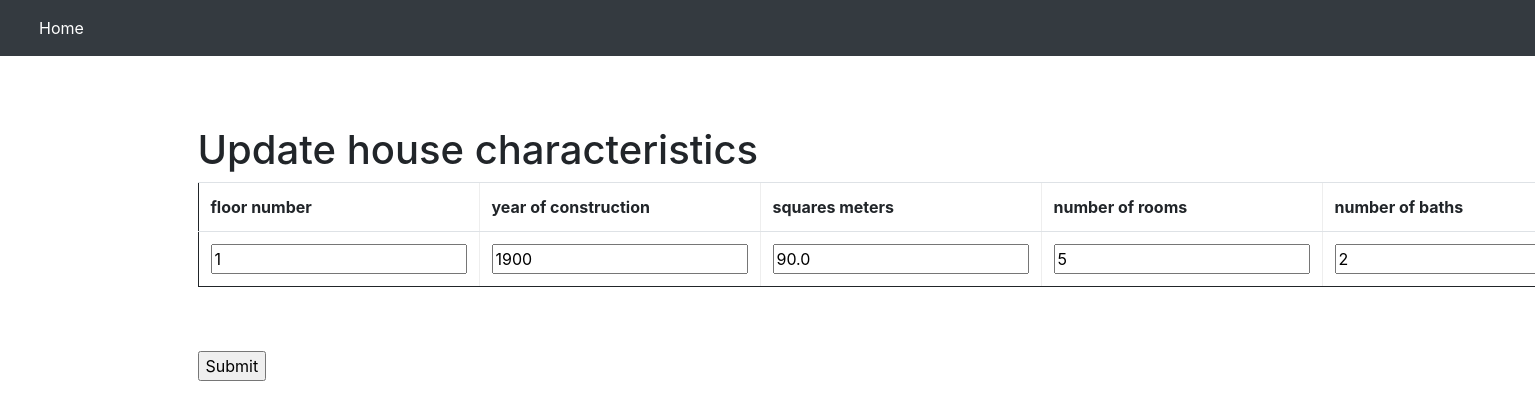
Page /update/3 on the committed database.
### house_pricing_estimator/models.py (models this page shows)
class Houses(models.Model):
	floor_number = models.IntegerField()
	year_construction = models.IntegerField()
	square_meters = models.FloatField()
	rooms_number = models.IntegerField()
	baths_number = models.IntegerField()
	has_elevator = models.BooleanField(default=False)

### house_pricing_estimator/views.py (the view)
# urls.py: path('update/<int:id>', views.update, name='update'),
def update(request, id):
  myHouse = Houses.objects.get(id=id)
  template = loader.get_template('update.html')
  context = {
    'myHouse': myHouse,
  }
  return HttpResponse(template.render(context, request))

### house_pricing_estimator/templates/update.html (shortened to what this page needs)
{% extends "base.html" %}
{% block container %}
<h1>Update house characteristics</h1>
<form action="updaterecord/{{ myHouse.id }}" method="post">
<table class="table" border="1">
<tr>
	<th>floor number</th>
	<th>year of construction</th>
	<th>squares meters</th>
	<th>number of rooms</th>
	<th>number of baths</th>
</tr>
<tr>
	<td><input name="floor_number" type="number" value="{{ myHouse.floor_number }}" required></td>
	<td><input name="year_construction" type="number" value="{{ myHouse.year_construction }}" required></td>
	<td><input name="square_meters" type="float" value="{{ myHouse.square_meters }}" required></td>
	<td><input name="rooms_number" type="number" value="{{ myHouse.rooms_number }}" required></td>
	<td><input name="baths_number" type="number" value="{{ myHouse.baths_number }}" required></td>
</tr>
</table>
<br><br>
<input type="submit" value="Submit">
</form>
{% endblock container %}

### house_pricing_estimator/templates/base.html (style rules this page uses)
td { text-align: center; vertical-align: middle; }
table { border: 1px solid; width: 200px; }

### rows in the picture
Houses: floor_number "1", year_construction "1900", square_meters "90.0", rooms_number "5", baths_number "2"
